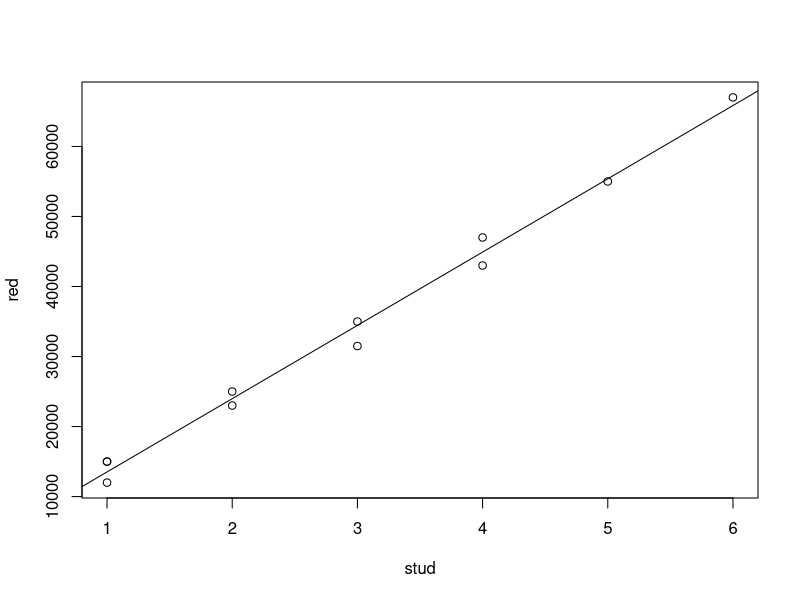

Write R code to recreate this figure.
stud <- c(1,2,3,4,5,6,4,1,2,1, 3)

red <- c(12000,23000,35000,47000,55000,67000,43000,15000, 25000,15000,31500)

red.stud <- cbind(stud, red)

red.stud <- as.data.frame(red.stud)


plot(red.stud)


lm(red.stud$red ~ red.stud$stud)

lm(red ~ stud, data = red.stud)


regr.r <- lm(red.stud$red ~ red.stud$stud)

abline(regr.r)

